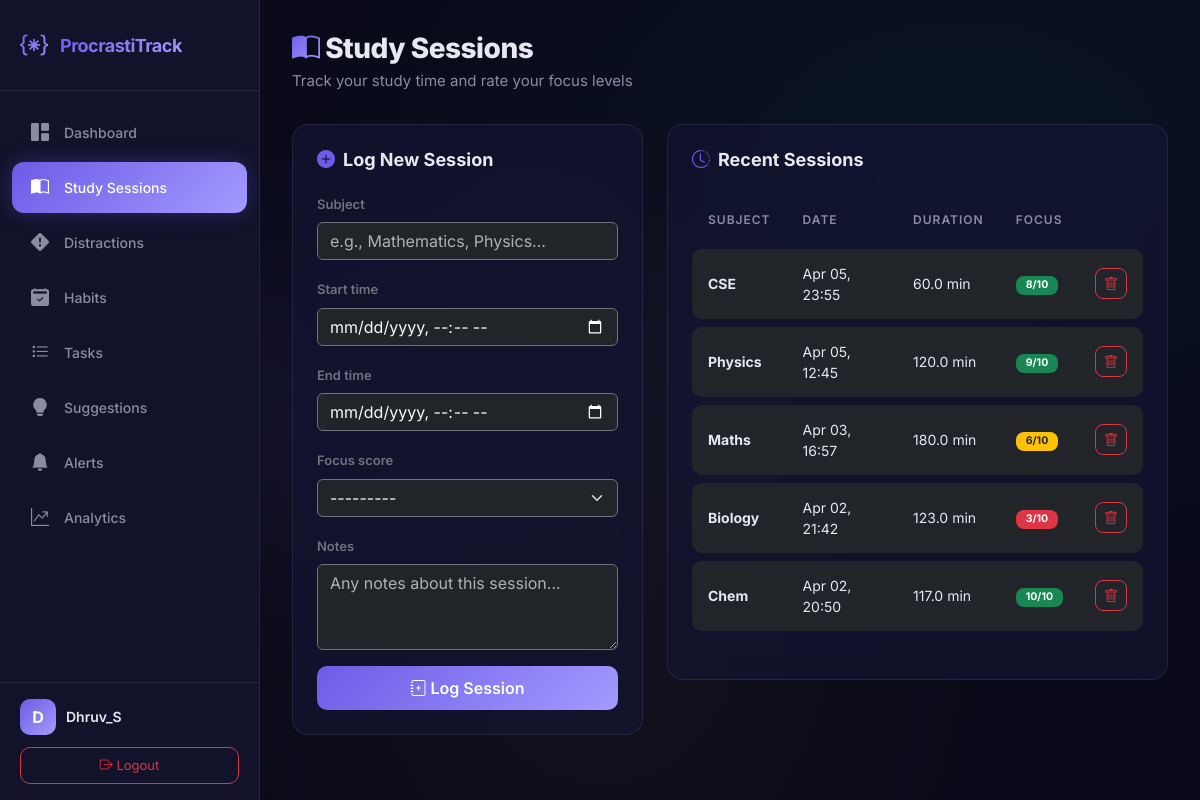
Screenshot of /sessions/ (signed in) with the database file from the repository.
### analyzer/models.py (models this page shows, shortened)
class StudySession(models.Model):
    user = models.ForeignKey(User, on_delete=models.CASCADE, related_name='study_sessions')
    subject = models.CharField(max_length=200)
    start_time = models.DateTimeField()
    end_time = models.DateTimeField()
    focus_score = models.IntegerField(
        choices=[(i, str(i)) for i in range(1, 11)],
        help_text="Self-rated focus score from 1 (distracted) to 10 (deep focus)"
    )
    notes = models.TextField(blank=True, null=True)
    created_at = models.DateTimeField(auto_now_add=True)
    @property
    def duration_minutes(self):
        delta = self.end_time - self.start_time
        return round(delta.total_seconds() / 60, 1)
    class Meta:
        ordering = ['-start_time']

### analyzer/views.py (the view)
# urls.py: path('sessions/', views.study_sessions_view, name='study_sessions'),
@login_required
def study_sessions_view(request):
    if request.method == 'POST':
        form = StudySessionForm(request.POST)
        if form.is_valid():
            session = form.save(commit=False)
            session.user = request.user
            session.save()
            compute_daily_metrics(request.user, session.start_time.date())
            messages.success(request, 'Study session logged successfully!')
            return redirect('study_sessions')
    else:
        form = StudySessionForm()
    sessions = StudySession.objects.filter(user=request.user)[:20]
    return render(request, 'analyzer/study_session.html', {
        'form': form,
        'sessions': sessions,
    })

### analyzer/forms.py (shortened to what this page needs)
class StudySessionForm(forms.ModelForm):
    start_time = forms.DateTimeField(
        widget=forms.DateTimeInput(attrs={
            'type': 'datetime-local',
            'class': 'form-control bg-dark text-light border-secondary'
        })
    )
    end_time = forms.DateTimeField(
        widget=forms.DateTimeInput(attrs={
            'type': 'datetime-local',
            'class': 'form-control bg-dark text-light border-secondary'
        })
    )
    class Meta:
        model = StudySession
        fields = ['subject', 'start_time', 'end_time', 'focus_score', 'notes']
        widgets = {
            'subject': forms.TextInput(attrs={
                'class': 'form-control bg-dark text-light border-secondary',
                'placeholder': 'e.g., Mathematics, Physics...'
            }),
            'focus_score': forms.Select(attrs={
                'class': 'form-select bg-dark text-light border-secondary'
            }),
            'notes': forms.Textarea(attrs={
                'class': 'form-control bg-dark text-light border-secondary',
                'rows': 3,
                'placeholder': 'Any notes about this session...'
            }),
        }

### analyzer/templates/analyzer/study_session.html (shortened to what this page needs)
{% extends 'analyzer/base.html' %}
{% block content %}
<div class="page-header slide-up">
    <h1><i class="bi bi-book-half text-gradient"></i> Study Sessions</h1>
    <p>Track your study time and rate your focus levels</p>
</div>
<div class="row g-4">
    <div class="col-lg-5">
        <div class="glass-card-static slide-up">
            <h3 class="section-title"><i class="bi bi-plus-circle-fill"></i> Log New Session</h3>
            <form method="POST" id="session-form">
                {% for field in form %}
                <div class="mb-3">
                    <label for="{{ field.id_for_label }}" class="form-label text-secondary" style="font-size:13px;font-weight:600;">{{ field.label }}</label>
                    {{ field }}
                </div>
                {% endfor %}
                <button type="submit" class="btn btn-primary w-100" id="submit-session">
                    <i class="bi bi-journal-plus"></i> Log Session
                </button>
            </form>
        </div>
    </div>
    <div class="col-lg-7">
        <div class="glass-card-static slide-up">
            <h3 class="section-title"><i class="bi bi-clock-history"></i> Recent Sessions</h3>
            {% if sessions %}
            <div class="table-responsive">
                <table class="table table-dark-custom">
                    <thead>
                        <tr>
                            <th>Subject</th>
                            <th>Date</th>
                            <th>Duration</th>
                            <th>Focus</th>
                            <th></th>
                        </tr>
                    </thead>
                    <tbody>
                        {% for s in sessions %}
                        <tr>
                            <td><strong>{{ s.subject }}</strong></td>
                            <td>{{ s.start_time|date:"M d, H:i" }}</td>
                            <td>{{ s.duration_minutes }} min</td>
                            <td>
                                <span class="badge {% if s.focus_score >= 7 %}bg-success{% elif s.focus_score >= 4 %}bg-warning text-dark{% else %}bg-danger{% endif %}" style="border-radius:8px;padding:4px 10px;">
                                    {{ s.focus_score }}/10
                                </span>
                            </td>
                            <td>
                                <a href="{% url 'delete_session' s.pk %}" class="btn btn-sm btn-outline-danger" style="border-radius:8px;" title="Delete" onclick="return confirm('Delete this session?')">
                                    <i class="bi bi-trash"></i>
                                </a>
                            </td>
                        </tr>
                        {% endfor %}
                    </tbody>
                </table>
            </div>
            {% else %}
            <div class="empty-state">
                <div class="empty-icon"><i class="bi bi-journal-x"></i></div>
                <h3>No sessions yet</h3>
                <p>Log your first study session to start tracking your productivity!</p>
            </div>
            {% endif %}
        </div>
    </div>
</div>
{% endblock %}

### analyzer/templates/analyzer/base.html (shortened to what this page needs)
{% load static %}
{% load analyzer_extras %}
<!DOCTYPE html>
<html lang="en" data-bs-theme="dark">
<head>
    <link href="https://cdn.jsdelivr.net/npm/bootstrap@5.3.3/dist/css/bootstrap.min.css" rel="stylesheet">
    <link href="https://cdn.jsdelivr.net/npm/bootstrap-icons@1.11.3/font/bootstrap-icons.min.css" rel="stylesheet">
    <link rel="stylesheet" href="{% static 'analyzer/css/style.css' %}">
</head>
<body>
    {% if user.is_authenticated %}
    <nav id="sidebar" class="sidebar">
        <div class="sidebar-brand">
            <i class="bi bi-braces-asterisk brand-icon"></i>
            <span class="brand-text">ProcrastiTrack</span>
        </div>
        <ul class="sidebar-nav">
            <li class="nav-item">
                <a href="{% url 'dashboard' %}" class="nav-link {% if request.resolver_match.url_name == 'dashboard' %}active{% endif %}" id="nav-dashboard">
                    <i class="bi bi-grid-1x2-fill"></i>
                    <span>Dashboard</span>
                </a>
            </li>
            <li class="nav-item">
                <a href="{% url 'study_sessions' %}" class="nav-link {% if request.resolver_match.url_name == 'study_sessions' %}active{% endif %}" id="nav-sessions">
                    <i class="bi bi-book-half"></i>
                    <span>Study Sessions</span>
                </a>
            </li>
            <li class="nav-item">
                <a href="{% url 'distractions' %}" class="nav-link {% if request.resolver_match.url_name == 'distractions' %}active{% endif %}" id="nav-distractions">
                    <i class="bi bi-exclamation-diamond-fill"></i>
                    <span>Distractions</span>
                </a>
            </li>
            <li class="nav-item">
                <a href="{% url 'habits' %}" class="nav-link {% if request.resolver_match.url_name == 'habits' %}active{% endif %}" id="nav-habits">
                    <i class="bi bi-calendar2-check-fill"></i>
                    <span>Habits</span>
                </a>
            </li>
            <li class="nav-item">
                <a href="{% url 'tasks' %}" class="nav-link {% if request.resolver_match.url_name == 'tasks' %}active{% endif %}" id="nav-tasks">
                    <i class="bi bi-list-task"></i>
                    <span>Tasks</span>
                </a>
            </li>
            <li class="nav-item">
                <a href="{% url 'suggestions' %}" class="nav-link {% if request.resolver_match.url_name == 'suggestions' %}active{% endif %}" id="nav-suggestions">
                    <i class="bi bi-lightbulb-fill"></i>
                    <span>Suggestions</span>
                </a>
            </li>
            <li class="nav-item">
                <a href="{% url 'alerts' %}" class="nav-link {% if request.resolver_match.url_name == 'alerts' %}active{% endif %}" id="nav-alerts">
                    <i class="bi bi-bell-fill"></i>
                    <span>Alerts</span>
                </a>
            </li>
            <li class="nav-item">
                <a href="{% url 'analytics' %}" class="nav-link {% if request.resolver_match.url_name == 'analytics' %}active{% endif %}" id="nav-analytics">
                    <i class="bi bi-graph-up-arrow"></i>
                    <span>Analytics</span>
                </a>
            </li>
        </ul>
        <div class="sidebar-footer">
            <div class="user-info">
                <div class="user-avatar">{{ user.username|make_list|first|upper }}</div>
                <span class="user-name">{{ user.username }}</span>
            </div>
            <a href="{% url 'logout' %}" class="btn btn-outline-danger btn-sm logout-btn" id="logout-btn">
                <i class="bi bi-box-arrow-right"></i> Logout
            </a>
        </div>
    </nav>
    <main class="main-content">
        {% block content %}{% endblock %}
    </main>
    {% endif %}
</body>
</html>

### rows the page displays
StudySession: subject "CSE", start_time "Apr 05, 23:55", duration_minutes "60.0", focus_score "8"
StudySession: subject "Physics", start_time "Apr 05, 12:45", duration_minutes "120.0", focus_score "9"
StudySession: subject "Maths", start_time "Apr 03, 16:57", duration_minutes "180.0", focus_score "6"
StudySession: subject "Biology", start_time "Apr 02, 21:42", duration_minutes "123.0", focus_score "3"
StudySession: subject "Chem", start_time "Apr 02, 20:50", duration_minutes "117.0", focus_score "10"

### other values shown
{{ user.username|make_list|first|upper }} "D"
{{ user.username }} "Dhruv_S"
{{ field.label }} "Subject" "Start time" "End time" "Focus score" "Notes"
